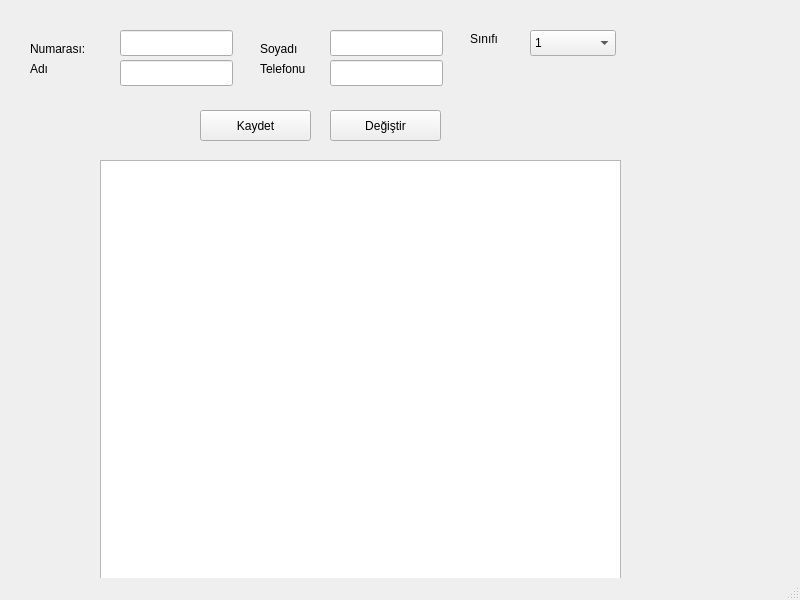
<?xml version="1.0" encoding="UTF-8"?>
<ui version="4.0">
 <class>MainWindow</class>
 <widget class="QMainWindow" name="MainWindow">
  <property name="geometry">
   <rect>
    <x>0</x>
    <y>0</y>
    <width>800</width>
    <height>600</height>
   </rect>
  </property>
  <property name="windowTitle">
   <string>MainWindow</string>
  </property>
  <widget class="QWidget" name="centralwidget">
   <widget class="QTableView" name="tableView">
    <property name="geometry">
     <rect>
      <x>100</x>
      <y>160</y>
      <width>521</width>
      <height>441</height>
     </rect>
    </property>
   </widget>
   <widget class="QLineEdit" name="numara">
    <property name="geometry">
     <rect>
      <x>120</x>
      <y>30</y>
      <width>113</width>
      <height>26</height>
     </rect>
    </property>
   </widget>
   <widget class="QLineEdit" name="ad">
    <property name="geometry">
     <rect>
      <x>120</x>
      <y>60</y>
      <width>113</width>
      <height>26</height>
     </rect>
    </property>
   </widget>
   <widget class="QLineEdit" name="tel">
    <property name="geometry">
     <rect>
      <x>330</x>
      <y>60</y>
      <width>113</width>
      <height>26</height>
     </rect>
    </property>
   </widget>
   <widget class="QLineEdit" name="soyad">
    <property name="geometry">
     <rect>
      <x>330</x>
      <y>30</y>
      <width>113</width>
      <height>26</height>
     </rect>
    </property>
   </widget>
   <widget class="QLabel" name="label">
    <property name="geometry">
     <rect>
      <x>30</x>
      <y>40</y>
      <width>66</width>
      <height>18</height>
     </rect>
    </property>
    <property name="text">
     <string>Numarası:</string>
    </property>
   </widget>
   <widget class="QLabel" name="label_2">
    <property name="geometry">
     <rect>
      <x>30</x>
      <y>60</y>
      <width>66</width>
      <height>18</height>
     </rect>
    </property>
    <property name="text">
     <string>Adı</string>
    </property>
   </widget>
   <widget class="QLabel" name="label_3">
    <property name="geometry">
     <rect>
      <x>260</x>
      <y>60</y>
      <width>66</width>
      <height>18</height>
     </rect>
    </property>
    <property name="text">
     <string>Telefonu</string>
    </property>
   </widget>
   <widget class="QLabel" name="label_4">
    <property name="geometry">
     <rect>
      <x>260</x>
      <y>40</y>
      <width>66</width>
      <height>18</height>
     </rect>
    </property>
    <property name="text">
     <string>Soyadı</string>
    </property>
   </widget>
   <widget class="QLabel" name="label_5">
    <property name="geometry">
     <rect>
      <x>470</x>
      <y>30</y>
      <width>66</width>
      <height>18</height>
     </rect>
    </property>
    <property name="text">
     <string>Sınıfı</string>
    </property>
   </widget>
   <widget class="QComboBox" name="sinif">
    <property name="geometry">
     <rect>
      <x>530</x>
      <y>30</y>
      <width>86</width>
      <height>26</height>
     </rect>
    </property>
    <item>
     <property name="text">
      <string>1</string>
     </property>
    </item>
    <item>
     <property name="text">
      <string>2</string>
     </property>
    </item>
    <item>
     <property name="text">
      <string>3</string>
     </property>
    </item>
    <item>
     <property name="text">
      <string>4</string>
     </property>
    </item>
   </widget>
   <widget class="QPushButton" name="pushButton">
    <property name="geometry">
     <rect>
      <x>200</x>
      <y>110</y>
      <width>111</width>
      <height>31</height>
     </rect>
    </property>
    <property name="text">
     <string>Kaydet</string>
    </property>
   </widget>
   <widget class="QPushButton" name="pushButton_2">
    <property name="geometry">
     <rect>
      <x>330</x>
      <y>110</y>
      <width>111</width>
      <height>31</height>
     </rect>
    </property>
    <property name="text">
     <string>Değiştir</string>
    </property>
   </widget>
  </widget>
  <widget class="QMenuBar" name="menubar">
   <property name="geometry">
    <rect>
     <x>0</x>
     <y>0</y>
     <width>800</width>
     <height>23</height>
    </rect>
   </property>
  </widget>
  <widget class="QStatusBar" name="statusbar"/>
 </widget>
 <resources/>
 <connections/>
</ui>
